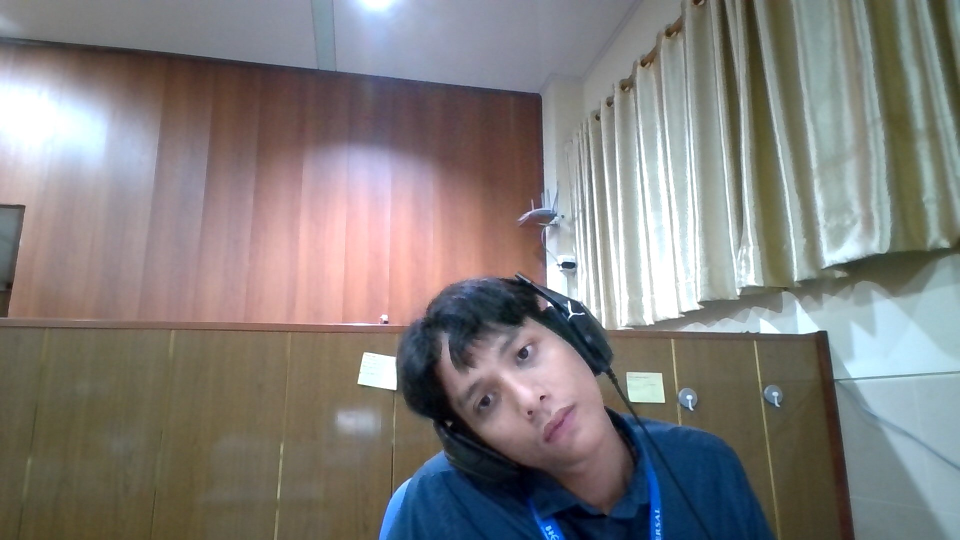
#> input picture face-detection/test-image-2.jpg, 1920 x 1080 px, given in place of the camera (shown at 1/2 size)
$ python face_based_potrait_mode.py
#> lines starting #> are read from the running program, lines starting #| are printed output that depends on the picture; after the words box and inside, x2 and y2 are one past the last pixel; in counts of white or black regions, pixels touching at a corner belong together
import cv2
import numpy as np


def main():
    cap = cv2.VideoCapture(1, cv2.CAP_DSHOW)
    if not cap.isOpened():
        print("Cannot open webcam")
        return

    face_cascade = cv2.CascadeClassifier(
        cv2.data.haarcascades + "haarcascade_frontalface_default.xml"
    )

    print("Press ESC to exit...")

    while True:
        ret, frame = cap.read()
#> frame is the input picture: shape (1080, 1920, 3); mean B, G, R 124.3, 125.6, 128.6
        if not ret:
            break

        frame = cv2.resize(frame, (640, 480))
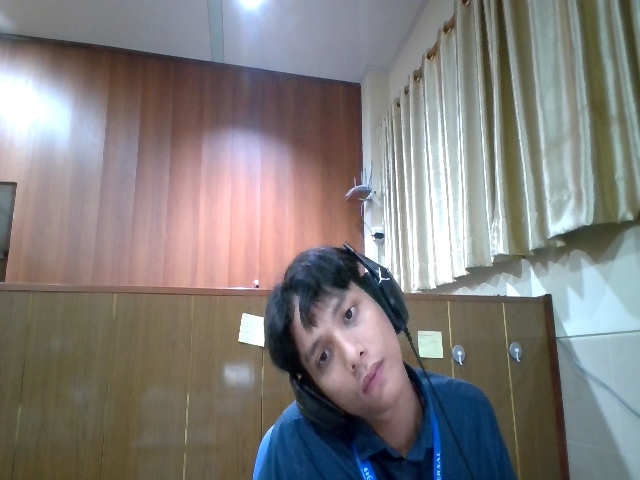
#> frame: shape (480, 640, 3); mean B, G, R 124.3, 125.6, 128.6
        gray = cv2.cvtColor(frame, cv2.COLOR_BGR2GRAY)
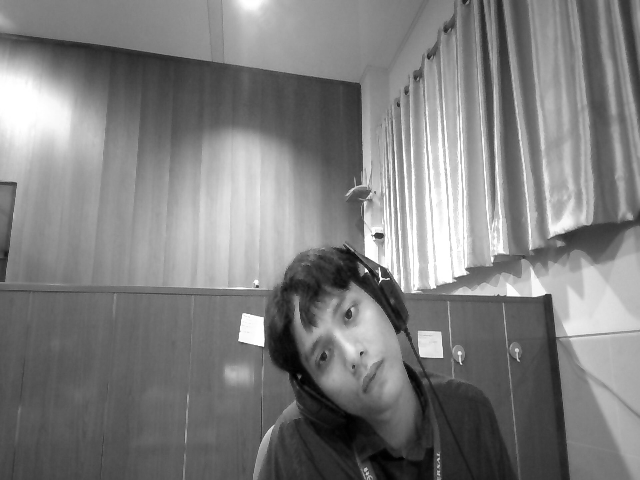
#> gray: shape (480, 640); min 1, max 255, mean 126.3

        faces = face_cascade.detectMultiScale(
            gray, scaleFactor=1.05, minNeighbors=8, minSize=(40, 40)
        )
#> faces = [[278, 281, 101, 101]]

        mask = np.zeros((frame.shape[0], frame.shape[1]), dtype=np.uint8)

        for x, y, w, h in faces:
            cv2.rectangle(
                mask, (x - 30, y - 30), (x + w + 30, y + h + 30), (255), thickness=-1
            )
#> this loop made 1 pass
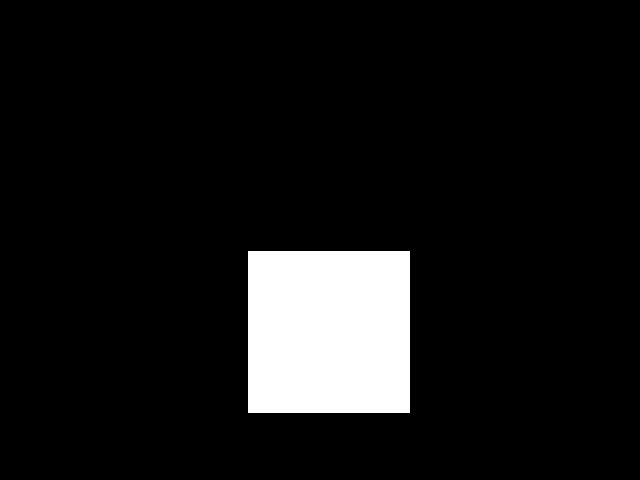
#> mask: shape (480, 640); 8.5% white; 1 white region, box (x1, y1, x2, y2) and area: (248, 251, 410, 413) 26244

        mask = cv2.dilate(mask, np.ones((30, 30), np.uint8), iterations=2)
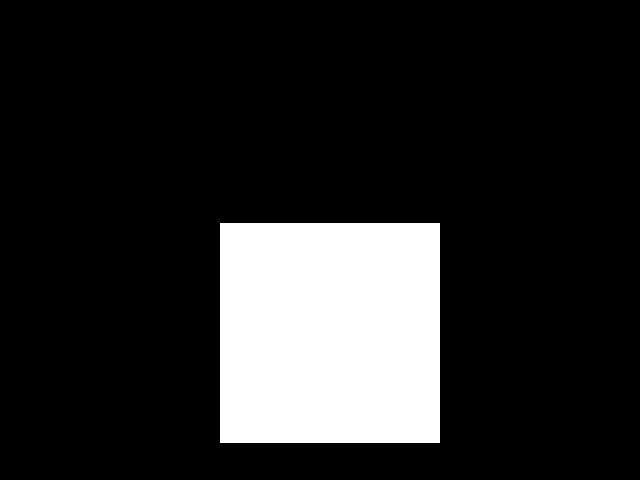
#> mask: shape (480, 640); 15.8% white; 1 white region, box (x1, y1, x2, y2) and area: (220, 223, 440, 443) 48400
        mask_inv = cv2.bitwise_not(mask)

        blurred = cv2.GaussianBlur(frame, (35, 35), 0)

        fg = cv2.bitwise_and(frame, frame, mask=mask)
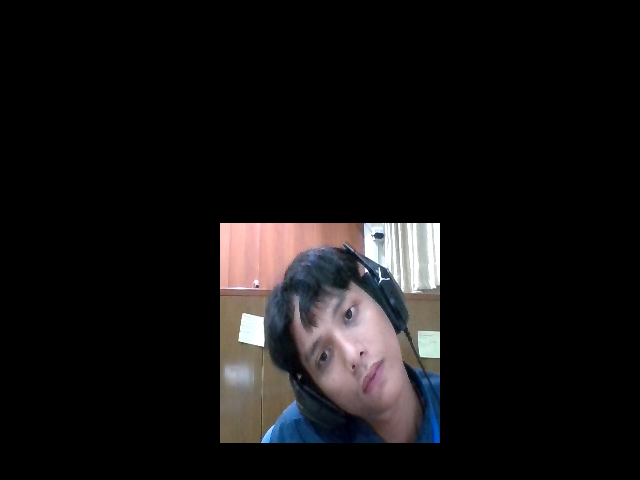
#> fg: shape (480, 640, 3); mean B, G, R 18.9, 18.4, 20.1
        bg = cv2.bitwise_and(blurred, blurred, mask=mask_inv)
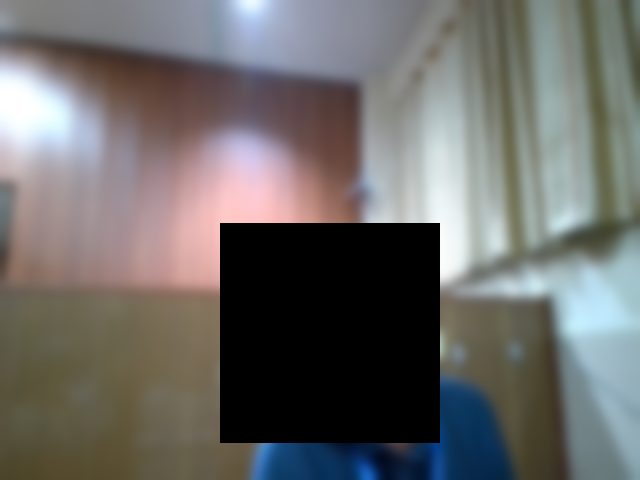
#> bg: shape (480, 640, 3); mean B, G, R 105.5, 107.2, 108.5

        portrait = cv2.add(fg, bg)
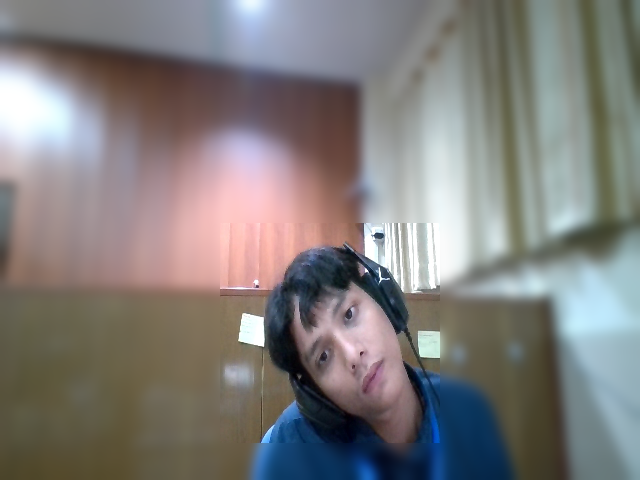
#> portrait: shape (480, 640, 3); mean B, G, R 124.3, 125.6, 128.6

        cv2.imshow("Face-Based Portrait Mode", portrait)

        if cv2.waitKey(1) & 0xFF == 27:
#> (key Esc is pressed here)
            break

    cap.release()
    cv2.destroyAllWindows()


if __name__ == "__main__":
    main()

$ run again, on face-detection/test-image.jpg
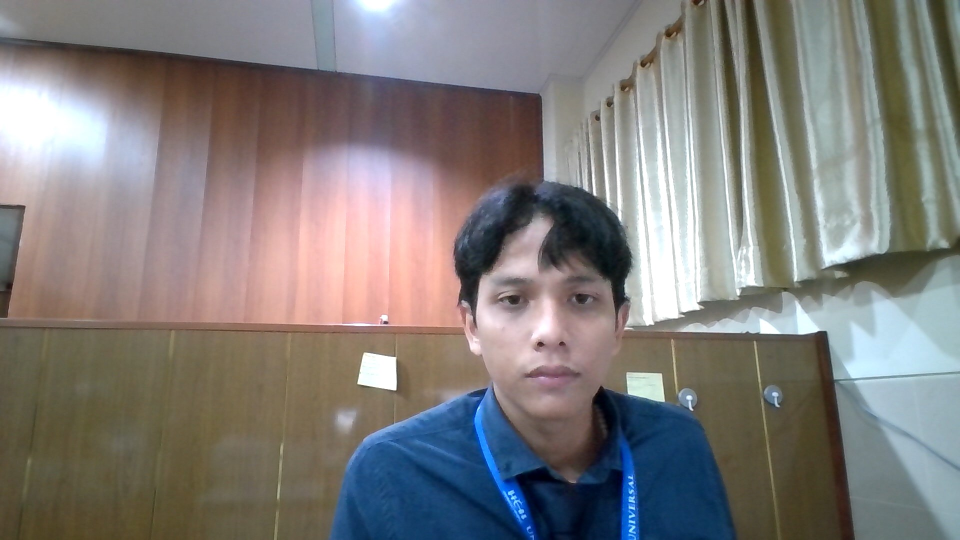
#> input picture face-detection/test-image.jpg, 1920 x 1080 px, given in place of the camera (shown at 1/2 size)
#> in main, frame is the input picture: shape (1080, 1920, 3); mean B, G, R 123, 124.6, 128.2
#> frame: shape (480, 640, 3)
#> faces = [[299, 217, 135, 135]]
#> the loop in main, `for x, y, w, h in faces:` made 1 pass
#> after the loop in main, `for x, y, w, h in faces:`:
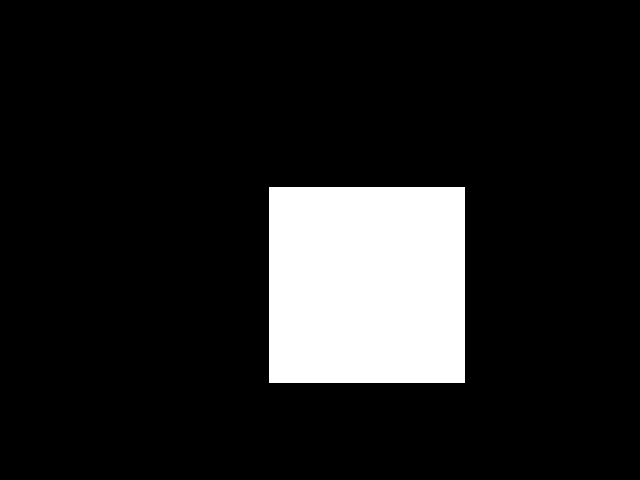
#> mask: shape (480, 640); 12.5% white; 1 white region, box (x1, y1, x2, y2) and area: (269, 187, 465, 383) 38416
#> mask_inv: shape (480, 640); 79% white; 1 black region, box (x1, y1, x2, y2) and area: (241, 159, 495, 413) 64516
#> in main, `portrait = cv2.add(fg, bg)`:
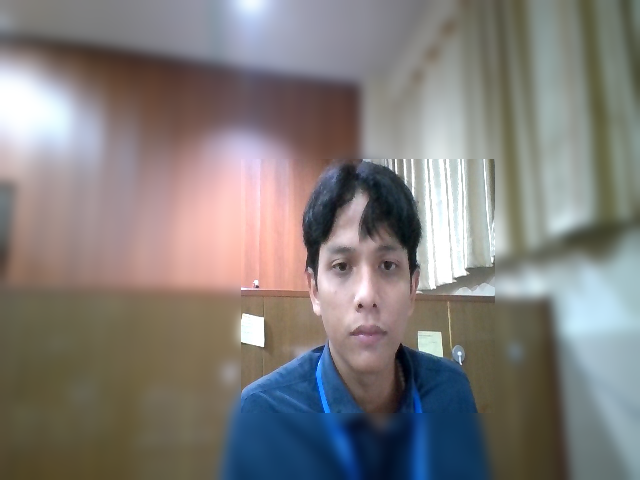
#> portrait: shape (480, 640, 3); mean B, G, R 123, 124.7, 128.2
